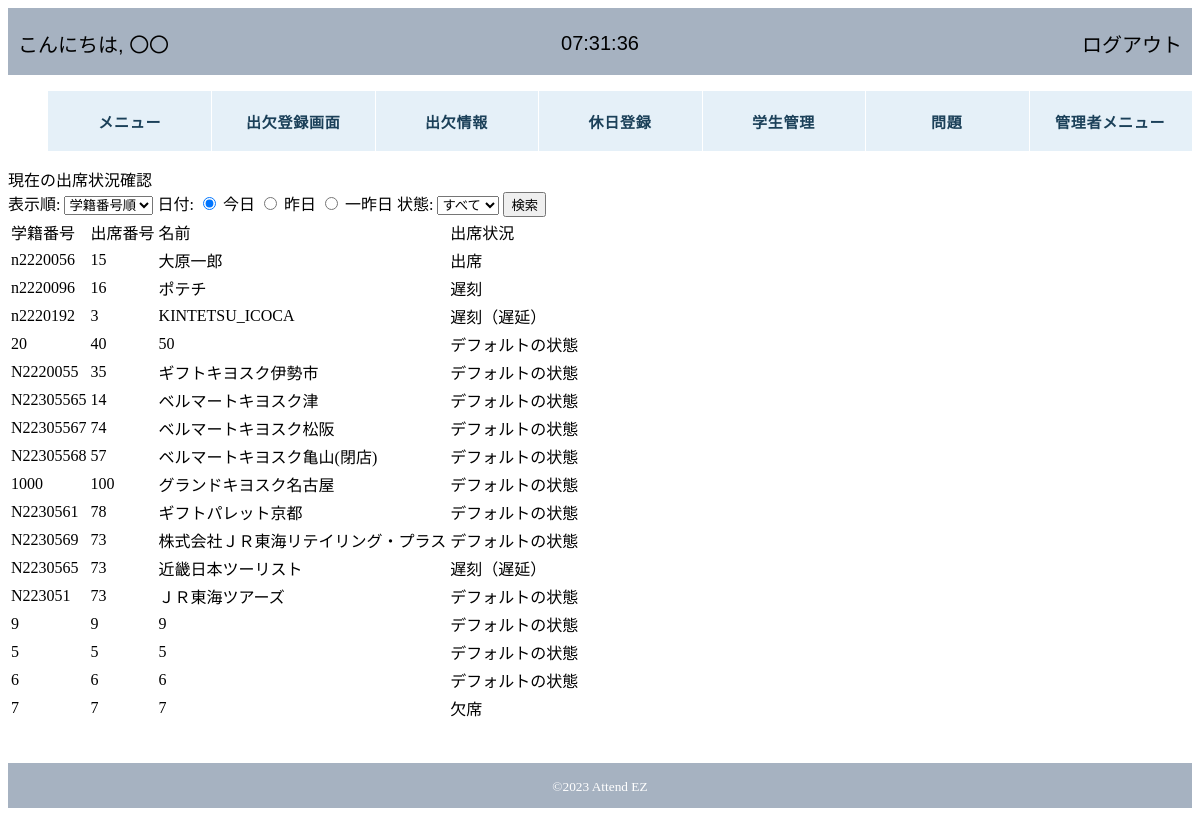
The app's page /attendez/tes.php with its own data.
### tables this page shows
CREATE TABLE IF NOT EXISTS `students_info` (
  `id` int(11) NOT NULL,
  `IDM` varchar(20) NOT NULL DEFAULT '',
  `student_number` varchar(255) NOT NULL,
  `class` varchar(11) NOT NULL,
  `attendance_number` int(3) NOT NULL,
  `name` varchar(255) NOT NULL,
  `password` varchar(255) NOT NULL
);

### attendez/tes.php (the view, shortened to what this page needs)
<?php require 'header.php'; ?>
<?php
if(isset($_POST['display'])){
  $display = isset($_POST['display']) ? $_POST['display'] : '学籍番号順';
}else{
  $display = '学籍番号順';
}
if(isset($_POST['date_option'])){
    $date_option = isset($_POST['date_option']) ? $_POST['date_option'] : '';
  }else{
    $date_option = 'today';
  }
if(isset($_POST['situation'])){
  $situation = isset($_POST['situation']) ? $_POST['situation'] : '';
}else{
  $situation = 'すべて';
}
?>
<div class="attend_state">
    現在の出席状況確認
    <form action="" method="post" name="attendanceFilterForm">
    表示順:
        <select name="display">
            <option value="学籍番号順" <?php if ($display === '学籍番号順') echo 'selected'; ?>>学籍番号順</option>
        </select>
日付:
<input type="radio" name="date_option" value="today" <?php if ($date_option === 'today') echo 'checked'; ?>> 今日
<input type="radio" name="date_option" value="yesterday" <?php if ($date_option === 'yesterday') echo 'checked'; ?>> 昨日
<input type="radio" name="date_option" value="day_before_yesterday" <?php if ($date_option === 'day_before_yesterday') echo 'checked'; ?>> 一昨日
状態:
<select name= "situation">
<option value = "すべて" <?php if ($situation === 'すべて') echo 'selected'; ?>>すべて</option>
</select>
<?php
  echo '<input type="submit" value="検索">';
  echo '</form>';
  echo '</div>';
?>
<?php
$pdo = new PDO('mysql:host=localhost;dbname=2023_attendez;charset=utf8', 'root', '');
$students = $pdo->prepare('SELECT student_number, attendance_number, name FROM students_info');
$attendstatus = $pdo->prepare('SELECT student_number, date, status FROM myapp_attendstatus');
$students->execute();
$attendstatus->execute();
if ($_SERVER["REQUEST_METHOD"] === "POST") {
    $display = isset($_POST['display']) ? $_POST['display'] : '学籍番号順';
    $situation = isset($_POST['situation']) ? $_POST['situation'] : '';
    $sql = 'SELECT students_info.student_number, students_info.attendance_number, students_info.name, myapp_attendstatus.status
            FROM students_info
            LEFT JOIN myapp_attendstatus ON students_info.student_number = myapp_attendstatus.student_number';
    if (!empty($situation) && $situation !== 'すべて') {
        $sql .= ' WHERE myapp_attendstatus.status = :situation';
    }
    if ($display === '学籍番号順') {
        $sql .= ' ORDER BY students_info.student_number';
    } elseif ($display === '出席番号順') {
        $sql .= ' ORDER BY students_info.attendance_number';
    }
    $students = $pdo->prepare($sql);
    if (!empty($situation) && $situation !== 'すべて') {
        $students->bindParam(':situation', $situation);
    }
    $students->execute();
  }else {
    echo '<table>';
    echo '<tr><td>学籍番号</td><td>出席番号</td><td>名前</td><td>出席状況</td></tr>';
    $studentStatusMap = array();
    foreach ($attendstatus as $attendstatu) {
        $studentNumber = $attendstatu['student_number'];
        $status = $attendstatu['status'];
        $studentStatusMap[$studentNumber] = $status;
    }
    foreach ($students as $student) {
        $student_number = $student['student_number'];
        $attendance_number = $student['attendance_number'];
        $name = $student['name'];
        $studentStatus = isset($studentStatusMap[$student_number]) ? $studentStatusMap[$student_number] : 'デフォルトの状態';
        echo '<tr><td>', $student_number, '</td><td>', $attendance_number, '</td><td>', $name, '</td><td>', $studentStatus, '</td></tr>';
    }
    echo '</table>';
  }
?>
<?php require 'footer.php';?>

### records on screen
students_info: student_number "n2220056", attendance_number "15", name "大原一郎", student_number "出席"
students_info: student_number "n2220096", attendance_number "16", name "ポテチ", student_number "遅刻"
students_info: student_number "n2220192", attendance_number "3", name "KINTETSU_ICOCA", student_number "遅刻（遅延）"
students_info: student_number "20", attendance_number "40", name "50", student_number "デフォルトの状態"
students_info: student_number "N2220055", attendance_number "35", name "ギフトキヨスク伊勢市", student_number "デフォルトの状態"
students_info: student_number "N22305565", attendance_number "14", name "ベルマートキヨスク津", student_number "デフォルトの状態"
students_info: student_number "N22305567", attendance_number "74", name "ベルマートキヨスク松阪", student_number "デフォルトの状態"
students_info: student_number "N22305568", attendance_number "57", name "ベルマートキヨスク亀山(閉店)", student_number "デフォルトの状態"
students_info: student_number "1000", attendance_number "100", name "グランドキヨスク名古屋", student_number "デフォルトの状態"
students_info: student_number "N2230561", attendance_number "78", name "ギフトパレット京都", student_number "デフォルトの状態"
students_info: student_number "N2230569", attendance_number "73", name "株式会社ＪＲ東海リテイリング・プラス", student_number "デフォルトの状態"
students_info: student_number "N2230565", attendance_number "73", name "近畿日本ツーリスト", student_number "遅刻（遅延）"
students_info: student_number "N223051", attendance_number "73", name "ＪＲ東海ツアーズ", student_number "デフォルトの状態"
students_info: student_number "9", attendance_number "9", name "9", student_number "デフォルトの状態"
students_info: student_number "5", attendance_number "5", name "5", student_number "デフォルトの状態"
students_info: student_number "6", attendance_number "6", name "6", student_number "デフォルトの状態"
students_info: student_number "7", attendance_number "7", name "7", student_number "欠席"
